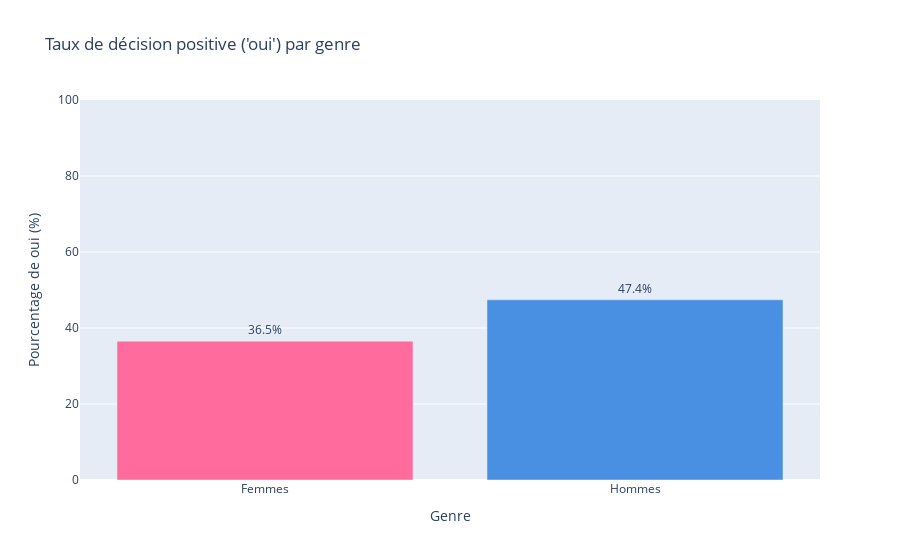

The notebook cell saved with this chart:
### Code cell
# Visualisation : Taux de décision par genre

# Préparer les données
dec_par_genre = df_clean.groupby('gender')['dec'].agg(['mean', 'count']).reset_index()
dec_par_genre['mean'] = dec_par_genre['mean'] * 100
dec_par_genre['gender'] = dec_par_genre['gender'].map({0: 'Femmes', 1: 'Hommes'})

fig = px.bar(
    dec_par_genre,
    x='gender',
    y='mean',
    text='mean',
    title="Taux de décision positive ('oui') par genre",
    labels={'mean': 'Pourcentage de oui (%)', 'gender': 'Genre'},
    color='gender',
    color_discrete_map={'Femmes': '#FF6B9D', 'Hommes': '#4A90E2'}
)

fig.update_traces(texttemplate='%{text:.1f}%', textposition='outside')
fig.update_layout(showlegend=False, yaxis_range=[0, 100])
fig.show()

### Figure 1 — Plotly figure (JSON) as saved in the notebook; plotly's stock layout.template omitted (floating-point values rounded to 4 significant figures)
{"data": [{"hovertemplate": "Genre=%{x}<br>Pourcentage de oui (%)=%{text}<extra></extra>", "legendgroup": "Femmes", "marker": {"color": "#FF6B9D", "pattern": {"shape": ""}}, "name": "Femmes", "orientation": "v", "showlegend": true, "text": [36.54], "textposition": "outside", "texttemplate": "%{text:.1f}%", "type": "bar", "x": ["Femmes"], "xaxis": "x", "y": [36.54], "yaxis": "y"}, {"hovertemplate": "Genre=%{x}<br>Pourcentage de oui (%)=%{text}<extra></extra>", "legendgroup": "Hommes", "marker": {"color": "#4A90E2", "pattern": {"shape": ""}}, "name": "Hommes", "orientation": "v", "showlegend": true, "text": [47.42], "textposition": "outside", "texttemplate": "%{text:.1f}%", "type": "bar", "x": ["Hommes"], "xaxis": "x", "y": [47.42], "yaxis": "y"}], "layout": {"barmode": "relative", "legend": {"title": {"text": "Genre"}, "tracegroupgap": 0}, "showlegend": false, "title": {"text": "Taux de décision positive ('oui') par genre"}, "xaxis": {"anchor": "y", "categoryarray": ["Femmes", "Hommes"], "categoryorder": "array", "domain": [0, 1], "title": {"text": "Genre"}}, "yaxis": {"anchor": "x", "domain": [0, 1], "range": [0, 100], "title": {"text": "Pourcentage de oui (%)"}}}}
